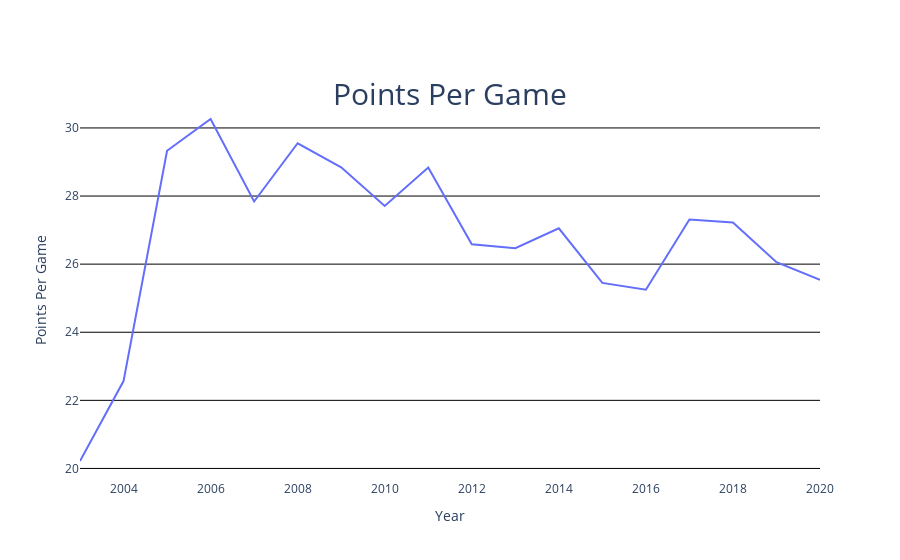

Write notebook code for a chart like this one.
### Code cell
px.line(lbj_yearly,x=lbj_yearly.index,y="pts",labels={"pts":"Points Per Game"}
       ,title="Points Per Game").update_layout(
    paper_bgcolor="white",plot_bgcolor="white",title={"x":.5,"y":.85,"font":{"size":30}}
).update_yaxes(
    gridcolor="black"
)

### Figure 1 — Plotly figure (JSON) as saved in the notebook; plotly's stock layout.template omitted (floating-point values rounded to 4 significant figures)
{"data": [{"hovertemplate": "Year=%{x}<br>Points Per Game=%{y}<extra></extra>", "legendgroup": "", "line": {"color": "#636efa", "dash": "solid"}, "marker": {"symbol": "circle"}, "mode": "lines", "name": "", "orientation": "v", "showlegend": false, "type": "scatter", "x": [2003, 2004, 2005, 2006, 2007, 2008, 2009, 2010, 2011, 2012, 2013, 2014, 2015, 2016, 2017, 2018, 2019, 2020], "xaxis": "x", "y": [20.22, 22.57, 29.33, 30.26, 27.84, 29.55, 28.85, 27.71, 28.84, 26.59, 26.47, 27.05, 25.45, 25.25, 27.31, 27.23, 26.06, 25.54], "yaxis": "y"}], "layout": {"legend": {"tracegroupgap": 0}, "paper_bgcolor": "white", "plot_bgcolor": "white", "title": {"font": {"size": 30}, "text": "Points Per Game", "x": 0.5, "y": 0.85}, "xaxis": {"anchor": "y", "domain": [0, 1], "title": {"text": "Year"}}, "yaxis": {"anchor": "x", "domain": [0, 1], "gridcolor": "black", "title": {"text": "Points Per Game"}}}}
